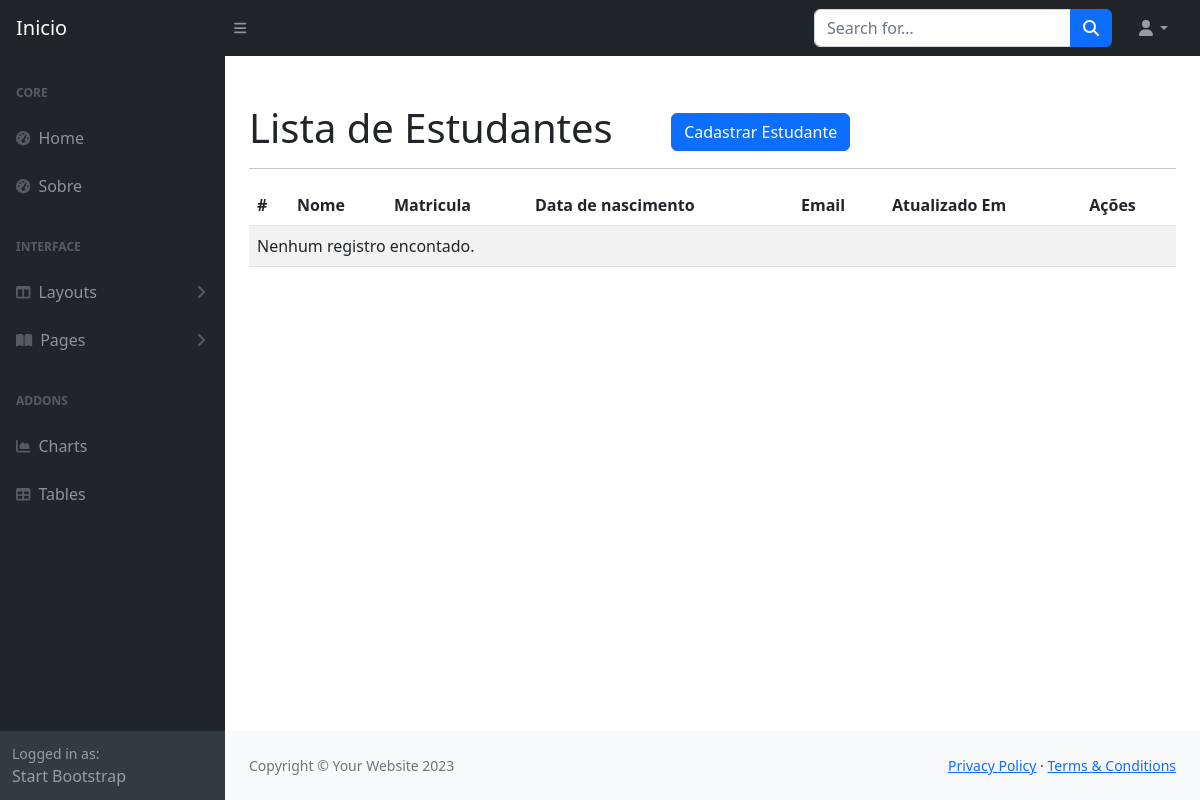
Before: /cadastros/estudante/ with the older database file.
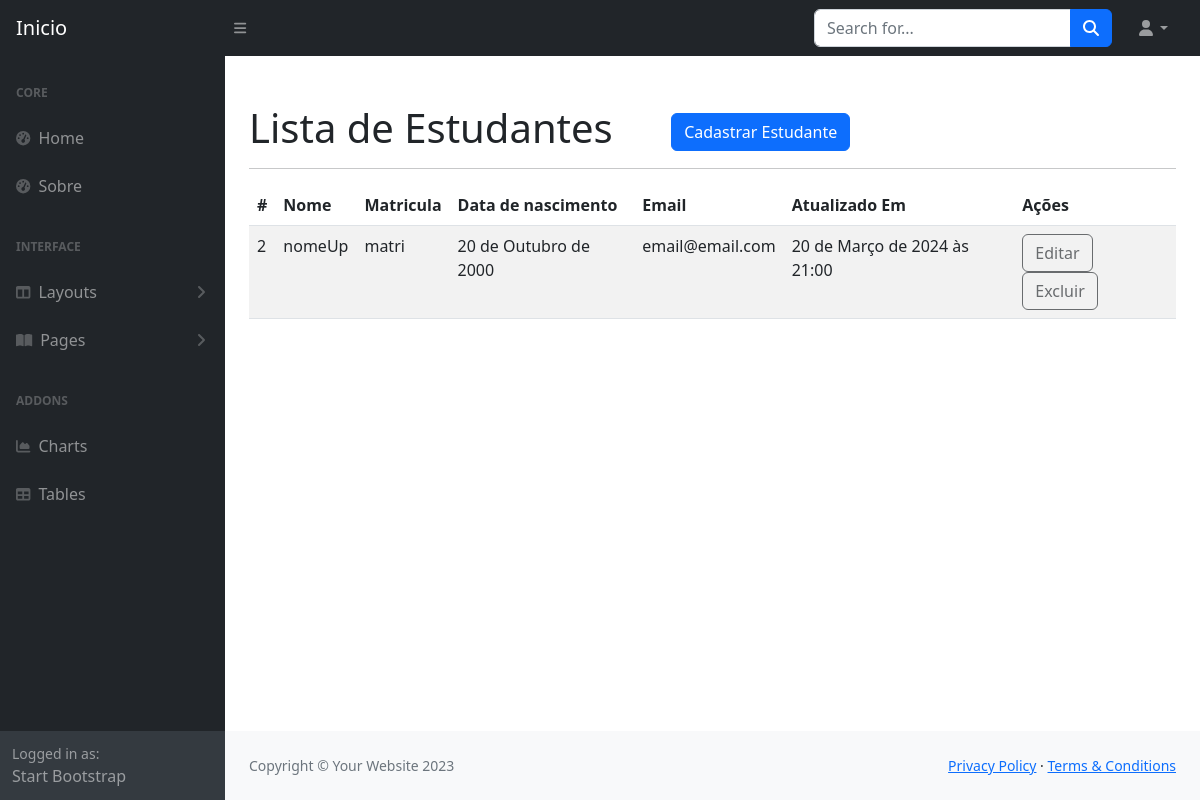
After: the same page with the newer database file.
### cadastros/models.py (models this page shows, shortened)
class Estudante(models.Model):
    nome = models.CharField(max_length=255)
    matricula = models.CharField(max_length=255)
    data_nascimento = models.DateField()
    email = models.EmailField()
    atualizado_em = models.DateTimeField(auto_now=True)

### cadastros/views.py (the view)
# urls.py: path('estudante/', ListEstudante.as_view(), name='list-estudante'),
class ListEstudante(ListView):
    model = Estudante
    template_name = 'cadastros/list_estudante.html'

### cadastros/templates/cadastros/list_estudante.html
{% extends 'paginas/modelo.html' %}
{% load static %}
{% block conteudo %}
<h1 class="mt-4">
Lista de Estudantes
<a href="{% url 'create-estudante' %}"
class="btn btn-primary float-right ms-5">
Cadastrar Estudante
</a>
</h1>
<hr>
<table class="table table-striped listar">
<thead>
<tr>
<th>#</th>
<th>Nome</th>
<th>Matricula</th>
<th>Data de nascimento</th>
<th>Email</th>
<th>Atualizado Em</th>
<th>Ações</th>
</tr>
</thead>
<tbody>
{% for obj in object_list %}
<tr>
<td>{{ obj.pk }}</td>
<td>{{ obj.nome }}</td>
<td>{{ obj.matricula }}</td>
<td>{{ obj.data_nascimento }}</td>
<td>{{ obj.email }}</td>
<td>{{ obj.atualizado_em }}</td>
<td>
{% if request.user.is_authenticated %}
<a href="{% url 'update-estudante' obj.pk %}" class="btn btn-warning">
Editar</a>
<a href="{% url 'delete-estudante' obj.pk %}" class="btn btn-danger">
Excluir</a>
{% else %}
<a href="#" class="btn disabled">
Editar</a>
<a href="#" class="btn disabled">
Excluir</a>
{% endif %}
</td>
</tr>
{% empty %}
<tr>
<td colspan="100%">Nenhum registro encontado.</td>
</tr>
{% endfor %}
</tbody>
</table>
{% endblock %}

Changed rows visible on the page:
added Estudante: pk "2", nome "nomeUp", matricula "matri", data_nascimento "20 de Outubro de 2000", email "email@email.com", atualizado_em "20 de Março de 2024 às 21:00"
Other visible differences:
text no longer shown: "Nenhum registro encontado."
